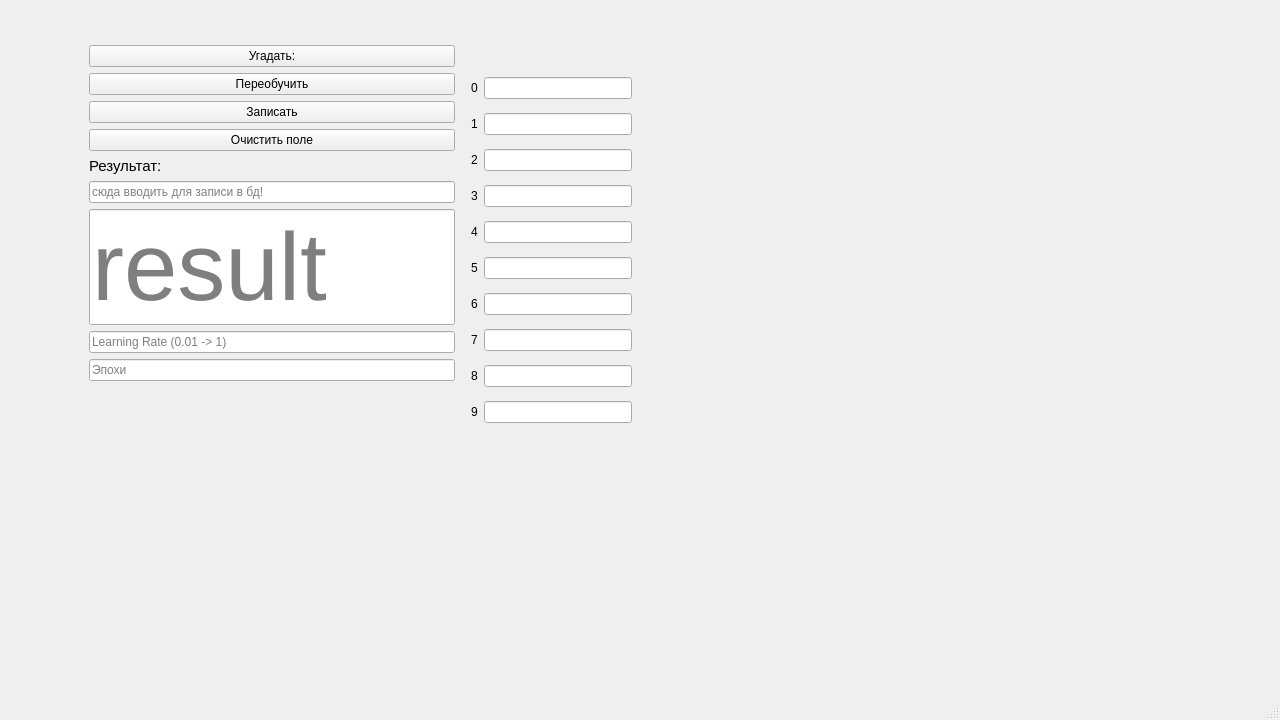
<?xml version="1.0" encoding="UTF-8"?>
<ui version="4.0">
 <class>MainWindow</class>
 <widget class="QMainWindow" name="MainWindow">
  <property name="geometry">
   <rect>
    <x>0</x>
    <y>0</y>
    <width>1280</width>
    <height>720</height>
   </rect>
  </property>
  <property name="windowTitle">
   <string>MainWindow</string>
  </property>
  <widget class="QWidget" name="centralwidget">
   <layout class="QHBoxLayout" name="horizontalLayout">
    <item>
     <spacer name="horizontalSpacer">
      <property name="orientation">
       <enum>Qt::Horizontal</enum>
      </property>
      <property name="sizeType">
       <enum>QSizePolicy::Fixed</enum>
      </property>
      <property name="sizeHint" stdset="0">
       <size>
        <width>40</width>
        <height>20</height>
       </size>
      </property>
     </spacer>
    </item>
    <item>
     <layout class="QVBoxLayout" name="verticalLayout_2">
      <property name="spacing">
       <number>0</number>
      </property>
      <property name="rightMargin">
       <number>0</number>
      </property>
      <property name="bottomMargin">
       <number>0</number>
      </property>
     </layout>
    </item>
    <item>
     <spacer name="horizontalSpacer_2">
      <property name="orientation">
       <enum>Qt::Horizontal</enum>
      </property>
      <property name="sizeType">
       <enum>QSizePolicy::Fixed</enum>
      </property>
      <property name="sizeHint" stdset="0">
       <size>
        <width>40</width>
        <height>20</height>
       </size>
      </property>
     </spacer>
    </item>
    <item>
     <layout class="QVBoxLayout" name="verticalLayout">
      <property name="topMargin">
       <number>36</number>
      </property>
      <item>
       <widget class="QPushButton" name="pushButton_4">
        <property name="text">
         <string>Угадать:</string>
        </property>
       </widget>
      </item>
      <item>
       <widget class="QPushButton" name="pushButton_3">
        <property name="text">
         <string>Переобучить</string>
        </property>
       </widget>
      </item>
      <item>
       <widget class="QPushButton" name="pushButton">
        <property name="text">
         <string>Записать</string>
        </property>
       </widget>
      </item>
      <item>
       <widget class="QPushButton" name="pushButton_2">
        <property name="text">
         <string>Очистить поле</string>
        </property>
       </widget>
      </item>
      <item>
       <widget class="QLabel" name="label">
        <property name="font">
         <font>
          <pointsize>11</pointsize>
         </font>
        </property>
        <property name="text">
         <string>Результат:</string>
        </property>
       </widget>
      </item>
      <item>
       <widget class="QLineEdit" name="lineEdit_2">
        <property name="placeholderText">
         <string>сюда вводить для записи в бд!</string>
        </property>
       </widget>
      </item>
      <item>
       <widget class="QLineEdit" name="lineEdit">
        <property name="font">
         <font>
          <pointsize>72</pointsize>
         </font>
        </property>
        <property name="placeholderText">
         <string>result</string>
        </property>
       </widget>
      </item>
      <item>
       <widget class="QLineEdit" name="lineEdit_lr">
        <property name="placeholderText">
         <string>Learning Rate (0.01 -&gt; 1)</string>
        </property>
       </widget>
      </item>
      <item>
       <widget class="QLineEdit" name="lineEdit_epoch">
        <property name="placeholderText">
         <string>Эпохи</string>
        </property>
       </widget>
      </item>
      <item>
       <spacer name="verticalSpacer_3">
        <property name="orientation">
         <enum>Qt::Vertical</enum>
        </property>
        <property name="sizeHint" stdset="0">
         <size>
          <width>20</width>
          <height>40</height>
         </size>
        </property>
       </spacer>
      </item>
     </layout>
    </item>
    <item>
     <widget class="QWidget" name="widget" native="true">
      <property name="minimumSize">
       <size>
        <width>200</width>
        <height>0</height>
       </size>
      </property>
      <widget class="QWidget" name="">
       <property name="geometry">
        <rect>
         <x>10</x>
         <y>60</y>
         <width>161</width>
         <height>371</height>
        </rect>
       </property>
       <layout class="QVBoxLayout" name="verticalLayout_3">
        <item>
         <layout class="QHBoxLayout" name="horizontalLayout_2">
          <item>
           <widget class="QLabel" name="label_2">
            <property name="text">
             <string>0</string>
            </property>
           </widget>
          </item>
          <item>
           <widget class="QLineEdit" name="lineEdit_3"/>
          </item>
         </layout>
        </item>
        <item>
         <layout class="QHBoxLayout" name="horizontalLayout_3">
          <item>
           <widget class="QLabel" name="label_3">
            <property name="text">
             <string>1</string>
            </property>
           </widget>
          </item>
          <item>
           <widget class="QLineEdit" name="lineEdit_4"/>
          </item>
         </layout>
        </item>
        <item>
         <layout class="QHBoxLayout" name="horizontalLayout_4">
          <item>
           <widget class="QLabel" name="label_4">
            <property name="text">
             <string>2</string>
            </property>
           </widget>
          </item>
          <item>
           <widget class="QLineEdit" name="lineEdit_5"/>
          </item>
         </layout>
        </item>
        <item>
         <layout class="QHBoxLayout" name="horizontalLayout_5">
          <item>
           <widget class="QLabel" name="label_5">
            <property name="text">
             <string>3</string>
            </property>
           </widget>
          </item>
          <item>
           <widget class="QLineEdit" name="lineEdit_6"/>
          </item>
         </layout>
        </item>
        <item>
         <layout class="QHBoxLayout" name="horizontalLayout_6">
          <item>
           <widget class="QLabel" name="label_6">
            <property name="text">
             <string>4</string>
            </property>
           </widget>
          </item>
          <item>
           <widget class="QLineEdit" name="lineEdit_7"/>
          </item>
         </layout>
        </item>
        <item>
         <layout class="QHBoxLayout" name="horizontalLayout_7">
          <item>
           <widget class="QLabel" name="label_7">
            <property name="text">
             <string>5</string>
            </property>
           </widget>
          </item>
          <item>
           <widget class="QLineEdit" name="lineEdit_8"/>
          </item>
         </layout>
        </item>
        <item>
         <layout class="QHBoxLayout" name="horizontalLayout_8">
          <item>
           <widget class="QLabel" name="label_8">
            <property name="text">
             <string>6</string>
            </property>
           </widget>
          </item>
          <item>
           <widget class="QLineEdit" name="lineEdit_9"/>
          </item>
         </layout>
        </item>
        <item>
         <layout class="QHBoxLayout" name="horizontalLayout_9">
          <item>
           <widget class="QLabel" name="label_9">
            <property name="text">
             <string>7</string>
            </property>
           </widget>
          </item>
          <item>
           <widget class="QLineEdit" name="lineEdit_10"/>
          </item>
         </layout>
        </item>
        <item>
         <layout class="QHBoxLayout" name="horizontalLayout_10">
          <item>
           <widget class="QLabel" name="label_10">
            <property name="text">
             <string>8</string>
            </property>
           </widget>
          </item>
          <item>
           <widget class="QLineEdit" name="lineEdit_11"/>
          </item>
         </layout>
        </item>
        <item>
         <layout class="QHBoxLayout" name="horizontalLayout_11">
          <item>
           <widget class="QLabel" name="label_11">
            <property name="text">
             <string>9</string>
            </property>
           </widget>
          </item>
          <item>
           <widget class="QLineEdit" name="lineEdit_12"/>
          </item>
         </layout>
        </item>
       </layout>
      </widget>
     </widget>
    </item>
    <item>
     <spacer name="horizontalSpacer_3">
      <property name="orientation">
       <enum>Qt::Horizontal</enum>
      </property>
      <property name="sizeHint" stdset="0">
       <size>
        <width>1065</width>
        <height>20</height>
       </size>
      </property>
     </spacer>
    </item>
   </layout>
  </widget>
  <widget class="QMenuBar" name="menubar">
   <property name="geometry">
    <rect>
     <x>0</x>
     <y>0</y>
     <width>1280</width>
     <height>21</height>
    </rect>
   </property>
  </widget>
  <widget class="QStatusBar" name="statusbar"/>
 </widget>
 <resources/>
 <connections/>
</ui>
